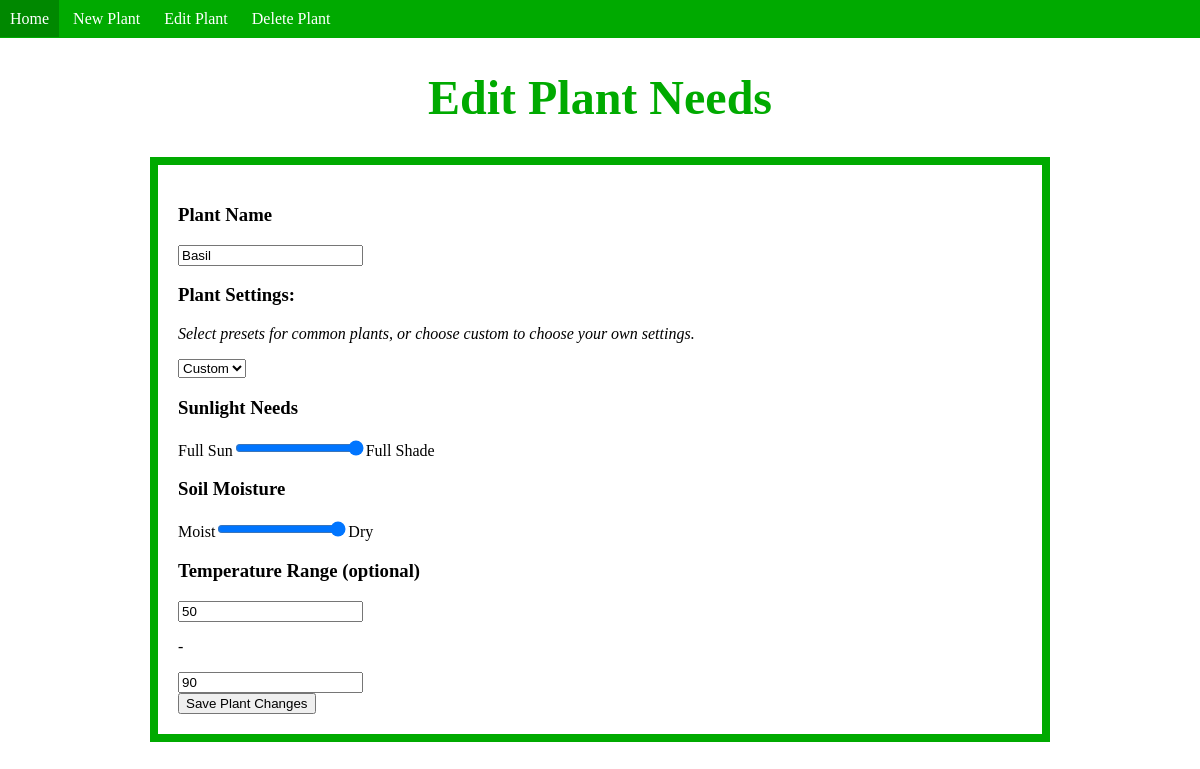
The app's page /editplant, older data.
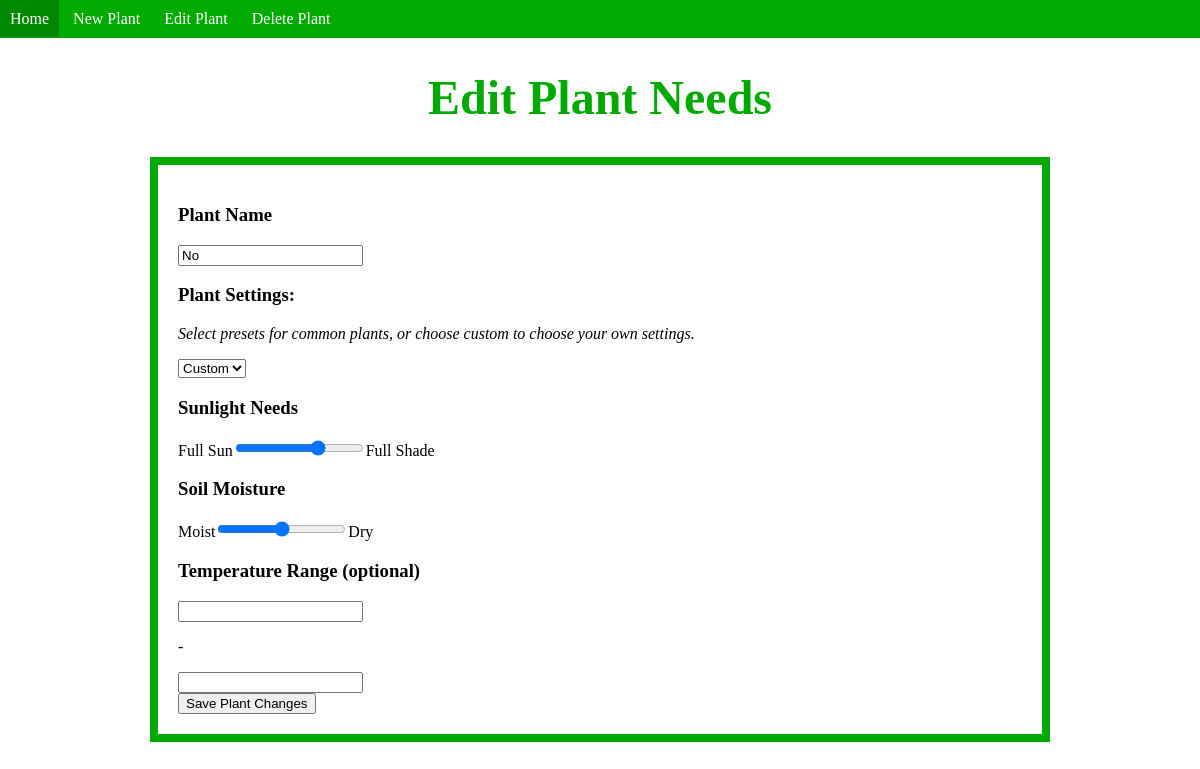
The same page, newer data.
### tables this page shows
CREATE TABLE Plants(
    plantName VARCHAR(20),
    plantID INT,
    sunlight INT,
    soilMoisture INT,
    lowestTemp INT,
    highestTemp INT,
    active BIT,
    PRIMARY KEY (plantID)
);

### app.py (the view)
@app.route("/editplant")
def editplant():
    with sqlite3.connect("plantlyfeDB.db") as conn:
        c = conn.cursor()
        c.execute("SELECT * FROM Plants WHERE active=1")
        current_plant = c.fetchone()
        print(current_plant)
        if (current_plant != None):
            plantName = current_plant[0]
        else:
            plantName = "No current plant"
        print(current_plant)
    return render_template('edit_plant.html', plantName=plantName, plantNeeds=current_plant)

### templates/edit_plant.html (shortened to what this page needs)
<!DOCTYPE html>
<head>
</head>
<nav>
    <ul>
        <a href="/"><li>Home</li></a>
        <li><a href="/newplant">New Plant</a></li>
        <li><a href="/editplant">Edit Plant</a></li>
        <li><a href="/deleteplant">Delete Plant</a></li>
    </ul>
</nav>
<body>
    <h1>Edit Plant Needs</h1>
    <form action="/editplantentry" method="POST" enctype = "multipart/form-data">
        <h3>Plant Name</h3>
        <input type="text" name = "plantName" value= {{plantName}} required/></br>
        <h3>Plant Settings:</h3>
        <p><i>Select presets for common plants, or choose custom to choose your own settings.</i></p>
        <select id="preset">
            <option value="custom">Custom</option>
        </select>
        <h3>Sunlight Needs</h3>
        Full Sun<input type="range" min="0" max="3" step="1" name="sunlight" value="{{plantNeeds[2]}}"/>Full Shade </br>
        <h3>Soil Moisture</h3>
        Moist<input type="range" min="0" max="2" step="1" name="soilMoisture" value="{{plantNeeds[3]}}"/>Dry </br>
        <h3>Temperature Range (optional)</h3>
        <input type="text" name="lowestTemp" value={{plantNeeds[4]}}>
        <p> - </p>
        <input type="text" name="highestTemp" value={{plantNeeds[5]}}></br>
        <input type="submit" value = "Save Plant Changes"/>
    </form>
</body>
    </html>

Row changes from the older to the newer data that the page shows:
removed Plants: plantName "Basil", sunlight "3", soilMoisture "2", lowestTemp "50", highestTemp "90"
Text that changed along with them:
form field plantName: (not shown) → "No"
form field sunlight: (not shown) → "2"
form field soilMoisture: (not shown) → "1"
